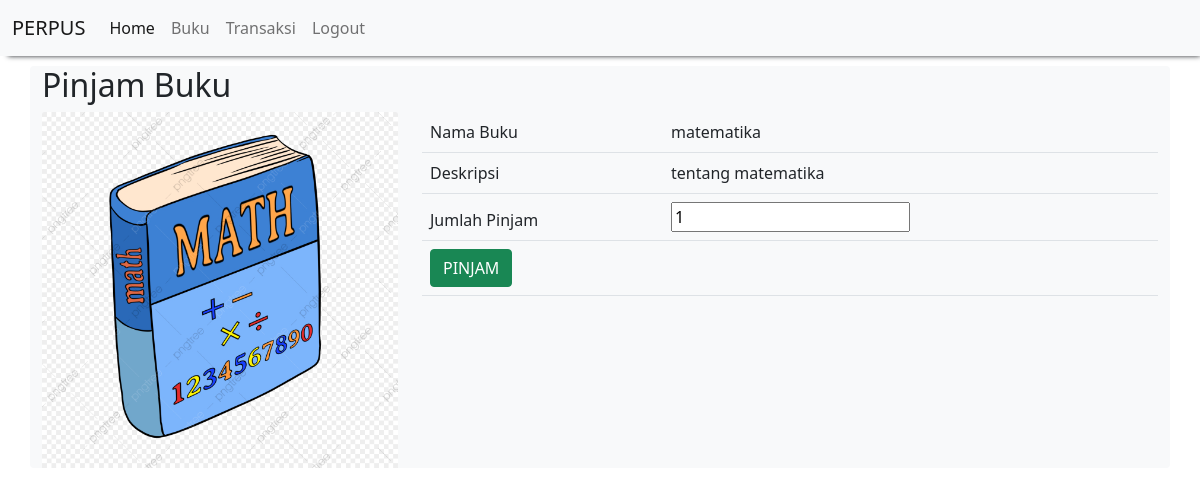
Screenshot of /perpustakaan/pinjam_buku.php?id_buku=3 (signed in) with the database file from the repository.
### tables this page shows
CREATE TABLE `buku` (
  `id_buku` int(11) NOT NULL,
  `nama_buku` text NOT NULL,
  `deskripsi` text NOT NULL,
  `foto` blob NOT NULL
);

### perpustakaan/pinjam_buku.php (the view)
<?php
    include "header.php";
    include "koneksi.php";
    $qry_detail_buku=mysqli_query($conn,"select * from buku where id_buku = '".$_GET['id_buku']."'");
    $dt_buku=mysqli_fetch_array($qry_detail_buku);
?>
<h2>Pinjam Buku</h2>
<div class="row">
    <div class="col-md-4">
        <img src="images_buku/<?=$dt_buku['foto']?>" class="card-img-top">
    </div>
    <div class="col-md-8">
        <form action="masukkankeranjang.php?id_buku=<?=$dt_buku['id_buku']?>" method="post">
            <table class="table table-hover table-striped">
                <thead>
                    <tr>
                        <td>Nama Buku</td><td><?=$dt_buku['nama_buku']?></td>
                    </tr>
                    <tr>
                        <td>Deskripsi</td><td><?=$dt_buku['deskripsi']?></td>
                    </tr>
                    <tr>
                        <td>Jumlah Pinjam</td><td><input type="number" name="jumlah_pinjam" value="1"></td>
                    </tr>
                    <tr>
                        <td colspan="2"><input class="btn btn-success" type="submit" value="PINJAM"></td>
                    </tr>
                </thead>
            </table>
        </form>
    </div>
</div>
<?php
    include "footer.php";
?>

### rows the page displays
buku: foto (picture), nama_buku "matematika", deskripsi "tentang matematika"
